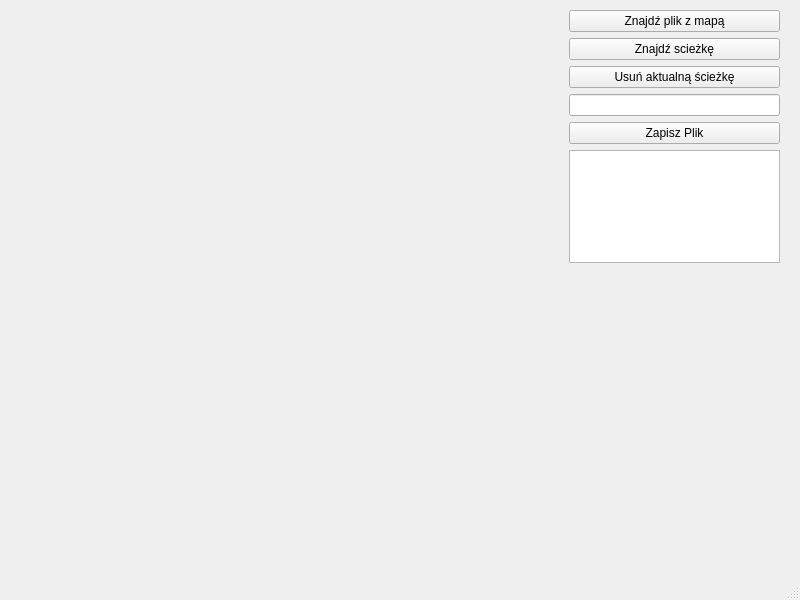
<?xml version="1.0" encoding="UTF-8"?>
<ui version="4.0">
 <class>MainWindow</class>
 <widget class="QMainWindow" name="MainWindow">
  <property name="geometry">
   <rect>
    <x>0</x>
    <y>0</y>
    <width>800</width>
    <height>600</height>
   </rect>
  </property>
  <property name="windowTitle">
   <string>MainWindow</string>
  </property>
  <widget class="QWidget" name="centralwidget">
   <widget class="QWidget" name="verticalLayoutWidget">
    <property name="geometry">
     <rect>
      <x>569</x>
      <y>10</y>
      <width>211</width>
      <height>253</height>
     </rect>
    </property>
    <layout class="QVBoxLayout" name="verticalLayout">
     <item>
      <widget class="QPushButton" name="pushButton_1">
       <property name="text">
        <string>Znajdź plik z mapą</string>
       </property>
      </widget>
     </item>
     <item>
      <widget class="QPushButton" name="pushButton_2">
       <property name="text">
        <string>Znajdź scieżkę</string>
       </property>
      </widget>
     </item>
     <item>
      <widget class="QPushButton" name="pushButton_3">
       <property name="text">
        <string>Usuń aktualną ścieżkę</string>
       </property>
      </widget>
     </item>
     <item>
      <widget class="QLineEdit" name="nazwa"/>
     </item>
     <item>
      <widget class="QPushButton" name="pushButton_4">
       <property name="text">
        <string>Zapisz Plik</string>
       </property>
      </widget>
     </item>
     <item>
      <widget class="QPlainTextEdit" name="info"/>
     </item>
    </layout>
   </widget>
  </widget>
  <widget class="QMenuBar" name="menubar">
   <property name="geometry">
    <rect>
     <x>0</x>
     <y>0</y>
     <width>800</width>
     <height>26</height>
    </rect>
   </property>
  </widget>
  <widget class="QStatusBar" name="statusbar"/>
 </widget>
 <resources/>
 <connections/>
</ui>
